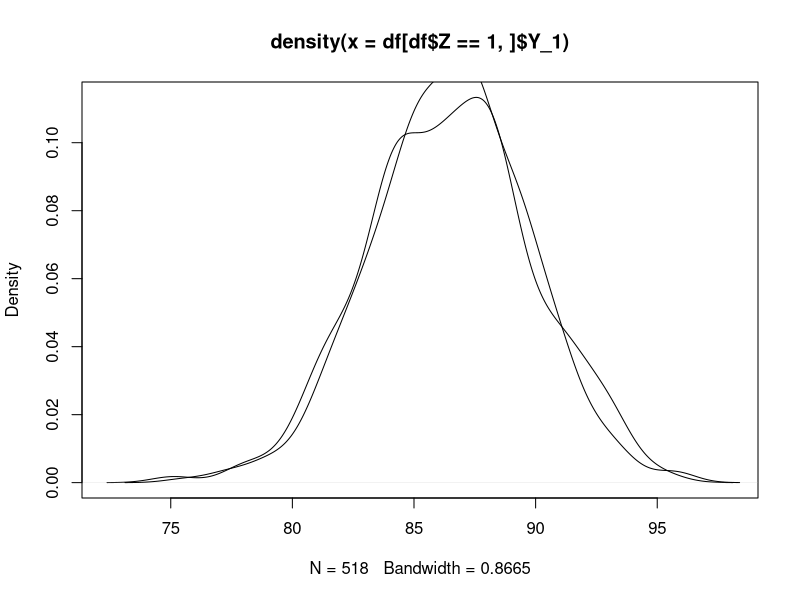
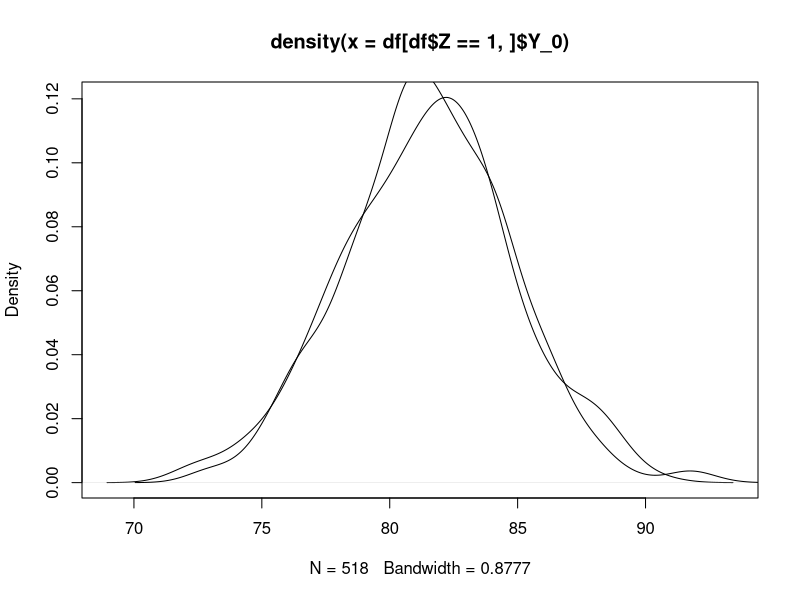
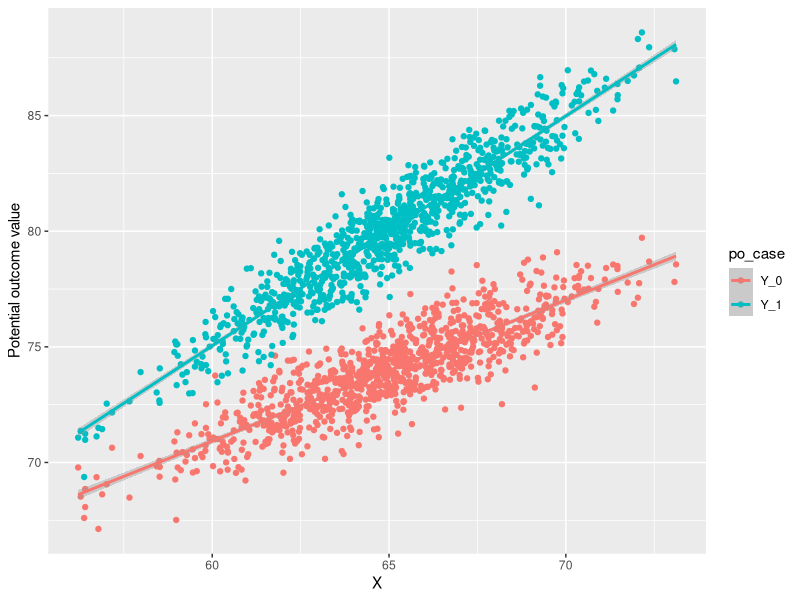
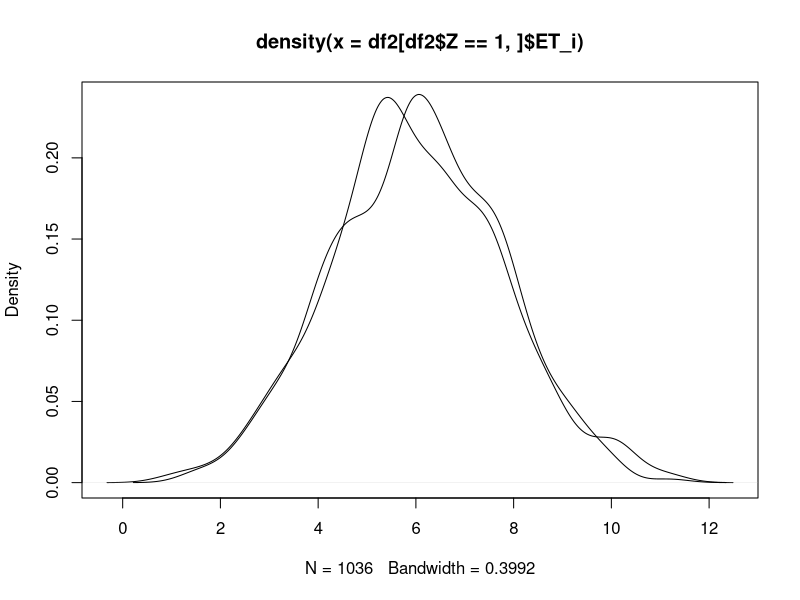
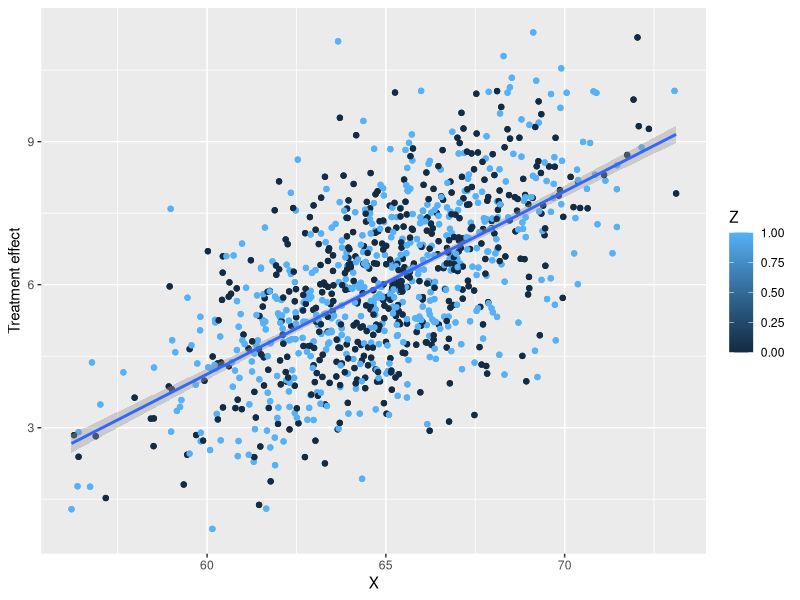
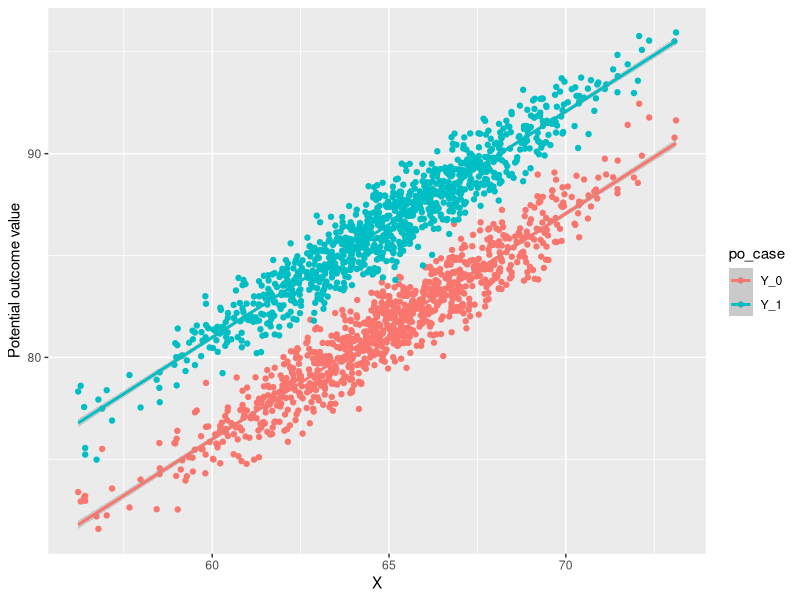

Generate these figures, in order, with R:
## ---- chunk 1
library(dplyr)
library(reshape2)
library(ggplot2)
## ---- chunk 2
# data generating function

gen_data <- function(pop_sz = 1000, b1 = 1.1, seed = 1234 ) {
  
   set.seed(seed)
   
   # Treatment (tutoring) assignment:
   p_Z = 0.5 # fair coin
   Z  <- rbinom(pop_sz, 1, p_Z) 
   df <- data.frame(Z) #create df
   
   
   # X (pre-tutoring Quiz I score) 
   #!!!! NOTE TO GRADER: It would have been nice if it was directly stated that pretest is denoted 'X'. #
   # Had to deduce this from the text further below.
   df['X'] <- rnorm(pop_sz, mean = 65, sd=3)


   tau <- 5
   b0 <- 10
   df['Y_0'] <- b0 + b1*df$X + 0 + rnorm(pop_sz, mean = 0, sd = 1)
   df['Y_1'] <- b0 + b1*df$X + tau + rnorm(pop_sz, mean = 0, sd = 1)
   
   df['Y'] <- df['Y_0']*(1-df['Z']) + df['Y_1']*df['Z']
   return(df)
}

## ---- chunk 3
df<-gen_data(pop_sz = 1000)
print(head(df))
#checking the ATE:
ET_i <- df['Y_1']-df['Y_0']
mean(ET_i[,1])
## ---- chunk 4
df_100 <- gen_data(100, b1 = 1.1, seed = 1234)
head(df_100)
## ---- chunk 5
# People who re-take the quiz *without* tutoring get on average a 10% + 10 points increase 
# in score the second time.
# People who re-take the quiz *with* tutoring get on average a 10% + 15 points increase 
# in score the second time.
# So, the effect of the treatment is a bump to the regression intercept -- a flat rate 5 points 
# (on average) bonus on top of the treatment-invariant increase of 10% + 10 points that would have
# occurred anyway.
## ---- chunk 6
# a 10 points (average) increase in the score that occurs when students re-take the test, regardless 
# of whether they took a tutoring class
## ---- chunk 7
# a variable 10% improvement in the score that occurs when students re-take the test, regardless 
# of whether they took a tutoring class (before adding the intercept and accounting for variance)
## ---- chunk 8
ET_i <- df_100['Y_1']-df_100['Y_0']
SATE_true <- mean(ET_i[,1])
SATE_true
## ---- chunk 9
# Randomly assign treatment status to each individual
N=1000
z <- rbinom(n=N, 1, p=.5)
## ---- chunk 10
# Randomly assign treatment status to each individual
n=1000
ind <- rep(c(0,1),each=n/2) #Indicator for treatment and control 
z <- sample(ind, n, replace = FALSE)
## ---- chunk 11
# the second way is guaranteed to produce equally sized groups, whereas the first one is not.
## ---- chunk 12
df<-gen_data(pop_sz = 1000)
print(head(df))
## ---- chunk 13
#by the way, is the treatment truly independent of Y(0) and of Y(1)?
plot(density(df[df$Z==1,]$Y_1))
lines(density(df[df$Z==0,]$Y_1))
plot(density(df[df$Z==1,]$Y_0))
lines(density(df[df$Z==0,]$Y_0))
#YES
## ---- chunk 14
SATE_difmeans <- mean(df[df$Z==1,]$Y)-mean(df[df$Z==0,]$Y)
SATE_difmeans
## ---- chunk 15
#the assignment so far did not ask us to compute true sate for the sample size 1000 (only for 100)...
ET_i <- df['Y_1']-df['Y_0']
SATE_true <- mean(ET_i[,1])
print(sprintf('true SATE = %s', SATE_true))
bias <- (SATE_true - SATE_difmeans)/sd(df$Y)
print(sprintf('bias = %s', bias))
## ---- chunk 16
# SATE_difmeans = E[ Y | Z=1] - E[ Y | Z=0] = 
#               = E[ Y(1) | Z=1] - E[ Y(0) | Z=0] = 
#               = E[ Y(1) - Y(0) | Z=1] + E[ Y(0) | Z=1] - E[ Y(0) | Z=0]
# Take expectation of both sides. Get:
# E(SATE_difmeans) = E[E[ Y(1) - Y(0) | Z=1]] + E[E[ Y(0) | Z=1]] - E[E[ Y(0) | Z=0]] = 
#                  = E[Y(1) - Y(0)]           + E[Y(0)] -E[Y(0)] =
#                  = E[Y(1) - Y(0)] =
#                  =: SATE_true
#hmmm.. Try again:
# SATE_difmeans = E[ Y | Z=1] - E[ Y | Z=0] = 
#               = E[ Y(1) | Z=1] - E[ Y(0) | Z=0] = 
#               = E[ Y(1) - Y(0) | Z=1] + E[ Y(0) | Z=1] - E[ Y(0) | Z=0] = 
#                                       [these two terms are selection bias]
#               = 2(E[ Y(1) - Y(0) | Z=1])*1/2 + E[ Y(1) - Y(0) | Z=0]*1/2) - E[ Y(1) - Y(0) | Z=0] +
#                                                          + E[ Y(0) | Z=1] - E[ Y(0) | Z=0] = 
#               = 2E[ Y(1) - Y(0)] - E[ Y(1) - Y(0) | Z=0] + E[ Y(0) | Z=1] - E[ Y(0) | Z=0] = 
#               = 2E[ Y(1) - Y(0)] - E[ Y(1) | Z=0] + E[ Y(0) |  Z=0] + E[ Y(0) | Z=1] - E[ Y(0) | Z=0] = 
#               = 2E[ Y(1) - Y(0)] - E[ Y(1) | Z=0] + E[ Y(0) | Z=1] =
#              =: 2SATE_true - E[ Y(1) | Z=0] + E[ Y(0) | Z=1].
#The last two terms are the bias.
  
#Let's check this:
print(2*SATE_true - mean(df[df$Z==0,]$Y_1) + mean(df[df$Z==1,]$Y_0))
print(SATE_difmeans)
#wow, I rule.


## ---- chunk 17
# comments from JH: The linear regression is run on the Ys only. Y is regressed on Z and X.  
ols <- glm(formula = Y ~ X + Z, data = df)
effect <- summary(ols)$coefficients[3,1]
summary(ols)
print(sprintf("effect size = %s", effect))
## ---- chunk 18
# I can see that the standard error here is 0.06470, but we didn't examine the standard error 
# when using mean difference. 
## ---- chunk 19
set.seed(1234)
b0_0 <- 35
b1_0 <- 0.6
df2 <- df %>% select('Z', 'X')
df2['E(Y_0|X)'] <- b0_0 + b1_0*df2$X
df2['Y_0'] <- df2['E(Y_0|X)'] + rnorm(1000, 0, 1)

b0_1 <- 15
b1_1 <- 1
df2['E(Y_1|X)'] <- b0_1 + b1_1*df2$X
df2['Y_1'] <- df2['E(Y_1|X)'] + rnorm(1000, 0, 1)

df2['Y'] <- df2['Y_0']*(1-df2['Z']) + df2['Y_1']*df2['Z']

head(df2)
df2 <- melt(data = df2, id.vars = c("Z", "X", 'E(Y_0|X)', 'E(Y_1|X)', 'Y'), measure.vars = c("Y_0", "Y_1"))
colnames(df2)[6] <- "po_case"
colnames(df2)[7] <- "po_value"
head(df2)
ggplot(df2, aes(x=X, y=po_value, color = po_case)) + 
  geom_point()+
  geom_smooth(method=lm)+ylab("Potential outcome value") #could have also just plotted 2 straight 
# lines, each using any one row of E(Y_0|X) and E(Y_1|X), but that would be silly.
## ---- chunk 20
# I don't understand what the question is about. First of all, I did not understand why 
# there was a tau  in the DGP to begin with. I thought tau is by definition ET_i, and to 
# call that coefficient in one of the generating linear equations 'tau' was perhaps premature? 
# It confused me originally and still does. Accordingly I don't understand the question: DGP 
# doesn't have a variable named tau in it, and this whould mean we can't compute SATE? 
# It seems like of course we can. I would propose that no element of the GDP equation be
# called tau, and tau be reserved for the effect.

ET_i <- df2[df2$po_case == 'Y_1',]$po_value - df2[df2$po_case == 'Y_0',]$po_value
SATE_omni_df2 <-  mean(ET_i)
SATE_omni_df2
# re: how to interpret the ATE: same as always, just coming from a different DGP. 
# I don't understand the question of "How do we interpret the average treatment effect". 
# Isn't it always interpreted the same way? The *coefficient* can be interpret one way 
# or another, but I thought the true, omniscient treatment effect is defined to have a 
# particular meaning, and it's not up for interpretationon?
# UPD: the exercise below clarified this for me.

## ---- chunk 21
df2['ET_i'] <- ET_i
head(df2)

plot(density(df2[df2$Z==1,]$ET_i))
lines(density(df2[df2$Z==0,]$ET_i))

ggplot(df2, aes(x=X, y=ET_i, color = Z)) + 
  geom_point()+
  geom_smooth(method=lm)+ylab("Treatment effect")

# no, treatment effect is not the same for all students: it increases with X (original pretest score)
# aha, we care because we want to interpret the causal efect as something that works 'on avergae', 
# but individual study participants may be differentially affected (and some may even be hurt, 
# although not in this model). 

## ---- chunk 22
head(df)
df <- melt(data = df, id.vars = c("Z", "X", 'Y'), measure.vars = c("Y_0", "Y_1"))
colnames(df)[4] <- "po_case"
colnames(df)[5] <- "po_value"
head(df)
ggplot(df, aes(x=X, y=po_value, color = po_case)) + 
  geom_point()+
  geom_smooth(method=lm)+ylab("Potential outcome value")

# aha, the coefficients are the same. So the difference in potentials will have an average value 
# that is indeendent of pre-treatment (X). 
